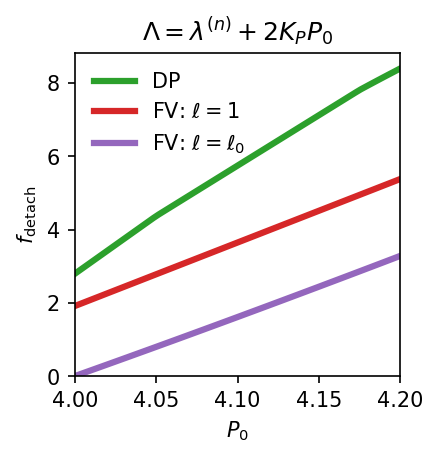

This chart was generated by the following Python code:
import numpy as np
import pyafv as afv

import matplotlib.pyplot as plt
from scipy.interpolate import RegularGridInterpolator


P0s = np.linspace(4, 6, 11)
P0s = np.concatenate((P0s, [6.1, 6.2]))
Lambdas = np.linspace(0.0, 0.5, 11)

detachment_forces = np.load('detachment_forces_DP.npy')

# interpolator: detachment_forces should have shape (len(P0s), len(Lambdas))
interp = RegularGridInterpolator((P0s, Lambdas), detachment_forces)

# line: Lambda = lambda^(n) + 2 K_P P0
P0_line = np.linspace(min(P0s), 4.3, 100)
Lambda_line = 2 * P0_line - 7.9

# keep only the part inside the plotting/domain range
mask = (Lambda_line >= min(Lambdas)) & (Lambda_line <= max(Lambdas))
P0_line_in = P0_line[mask]
Lambda_line_in = Lambda_line[mask]

# interpolate force values on the line
points = np.column_stack((P0_line_in, Lambda_line_in))
forces_line = interp(points)

# plotting
fig, ax = plt.subplots(figsize=(2.8, 2.8))
ax.plot(P0_line_in, forces_line, lw=3, color='C2', label="DP")


#==================================================
# FV: ell = 1.0
#==================================================
delta = 0.45

detachment_forces = []
for idx in range(len(P0_line_in)):
    P0 = P0_line_in[idx]
    Lambda = Lambda_line_in[idx]

    KP = 1.0
    A0 = np.pi
    phys = afv.PhysicalParams(r=1.0, KP=KP, A0=A0, P0=P0, Lambda=Lambda)
    l0 = phys.r
    dc = np.sqrt(4 * (l0**2) - delta**2)

    l = l0
    distance = dc
    epsilon = l - (distance/2.)

    theta = 2 * np.pi - 2 * np.arctan2(np.sqrt(l**2 - (l - epsilon)**2), l - epsilon)
    A = (l - epsilon) * np.sqrt(l**2 - (l - epsilon)**2) + 0.5 * (l**2 * theta)
    P = 2 * np.sqrt(l**2 - (l - epsilon)**2) + l * theta

    f = 4. * np.sqrt((2-epsilon) * epsilon) * (A - A0 + KP * ((P - P0)/(2 - epsilon)) + (Lambda/2) * (1./((2-epsilon)*epsilon)))

    detachment_forces.append(f)

detachment_forces = np.array(detachment_forces)

ax.plot(P0_line_in, detachment_forces, lw=3, color='C3', label=r"FV: $\ell=1$")

#==================================================
# FV: ell = ell_0
#==================================================

detachment_forces = []
for idx in range(len(P0_line_in)):
    P0 = P0_line_in[idx]
    Lambda = Lambda_line_in[idx]

    KP = 1.0
    A0 = np.pi
    phys = afv.PhysicalParams(r=1.0, KP=KP, A0=A0, P0=P0, Lambda=Lambda)
    l0, d0 = phys.get_steady_state()
    dc = np.sqrt(4 * (l0**2) - delta**2)

    l = l0
    distance = dc
    epsilon = l - (distance/2.)

    theta = 2 * np.pi - 2 * np.arctan2(np.sqrt(l**2 - (l - epsilon)**2), l - epsilon)
    A = (l - epsilon) * np.sqrt(l**2 - (l - epsilon)**2) + 0.5 * (l**2 * theta)
    P = 2 * np.sqrt(l**2 - (l - epsilon)**2) + l * theta

    f = 4. * np.sqrt((2-epsilon) * epsilon) * (A - A0 + KP * ((P - P0)/(2 - epsilon)) + (Lambda/2) * (1./((2-epsilon)*epsilon)))
    
    detachment_forces.append(f)

detachment_forces = np.array(detachment_forces)

ax.plot(P0_line_in, detachment_forces, lw=3, color='C4', label=r"FV: $\ell=\ell_0$")


ax.set_xlabel(r'$P_0$')
ax.set_ylabel(r'$f_\mathrm{detach}$')

ax.set_xlim(min(P0_line_in), max(P0_line_in))
ax.set_ylim(bottom=0)
ax.set_xticks([4.05, 4.15], minor=True)

ax.set_title(r'$\Lambda=\lambda^{(n)}+2K_P P_0$')

plt.legend(frameon=False)
plt.savefig('vary_lambda_c.png', dpi=150, bbox_inches='tight')
